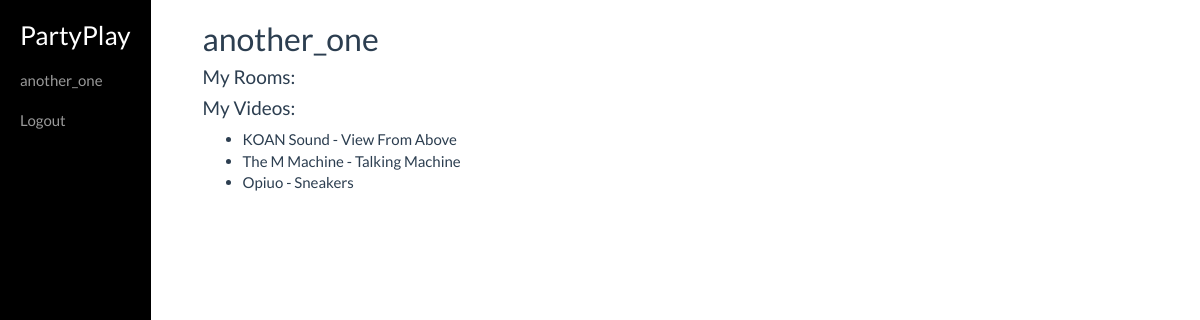
The page /profile/ (signed in) on the database as committed earlier.
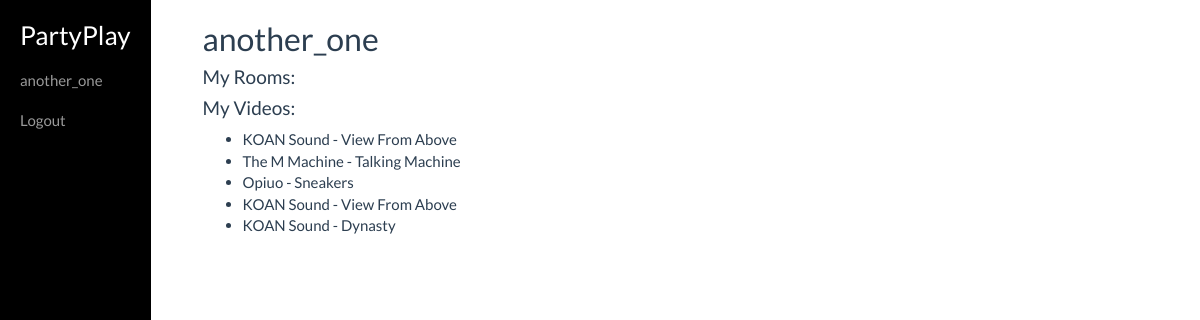
The same page on the database as committed later.
### PartyPlay/models.py (models this page shows, shortened)
class Video(models.Model):
    room = models.ForeignKey(Room, on_delete=models.CASCADE, null=True)
    videoID = models.CharField(max_length=200, default='0')
    title = models.CharField(max_length=200, default = 'default title set in Model')
    duration = models.DurationField(default=datetime.timedelta(seconds=30))
    uploader = models.ForeignKey(User, on_delete=models.CASCADE, null=True, related_name='uploader_user')
    date_uploaded = models.DateTimeField(auto_now_add=True)
    played = models.BooleanField(default = False)
    voters = models.ManyToManyField(User, related_name='vote_users', blank=True)
    pass

### PartyPlay/views.py (the view)
# urls.py: url(r'^profile/$', views.UserProfilePage.as_view(), name='user-profile'),
class UserProfilePage(LoginRequiredMixin, generic.ListView):
    model = Video
    template_name = 'partyplay/userprofile.html'
    def get_context_data(self, **kwargs):
        context = super(UserProfilePage, self).get_context_data(**kwargs)
        context['uploaded_videos'] = Video.objects.filter(uploader=self.request.user)
        context['created_rooms'] = Room.objects.filter(creator=self.request.user).all()
        return context

### PartyPlay/templates/partyplay/userprofile.html (shortened to what this page needs)
{% extends "base_generic.html" %}
{% block content %}
    <h2>{{ user.username }}</h2>
    <h4>My Rooms:</h4>
    <h4>My Videos:</h4>
    <ul>
    {% for video in uploaded_videos %}
        <li>{{ video.title }}</li>
    {% endfor %}
    </ul>
{% endblock %}

### PartyPlay/templates/base_generic.html (shortened to what this page needs)
<!DOCTYPE html>
<html lang="en">
<head>
    <link rel="stylesheet" href="https://maxcdn.bootstrapcdn.com/bootstrap/4.0.0-alpha/css/bootstrap.min.css">
    <link href="//netdna.bootstrapcdn.com/bootstrap/3.0.0/css/bootstrap-glyphicons.css" rel="stylesheet">
  {% load static %}
    <link rel="stylesheet" href="{% static 'css/styles.css' %}">
    <link rel="stylesheet" href="{% static 'css/bootstrap.css' %}">
    <link href="{% static 'css/sidebar.css'%}" rel="stylesheet">
</head>
<body>
<div class="container-fluid" id="wrapper">
    <div class="row">
      <div class="col-sm-2">
      {% block sidebar %}
        <div id="sidebar-wrapper" class="visible-md visible-lg visible-xl">
            <ul class="sidebar-nav">
                <li><a href="{% url 'rooms' %}"><h3 id="sidebar-title">PartyPlay</h3></a></li>
                {% if user.is_authenticated %}
                    <li><a href="{% url 'user-profile' %}">{{ user.get_username }}</a></li>
                    <li><a href="{% url 'logout'%}?next={{request.path}}">Logout</a></li>
                  {% else %}
                     <li><a href="{% url 'login'%}?next={{request.path}}">Login</a></li>
                {% endif %}
            </ul>
        </div>
     {% endblock %}
      </div>
      <div class="col-sm-10 ">
      {% block content %}{% endblock %}
      </div>
    </div>
</div>
</body>
</html>

### PartyPlay/static/css/styles.css (style rules this page uses)
body { padding-left: 0; margin-left: 0; border:0 }

### PartyPlay/static/css/sidebar.css (style rules this page uses)
#wrapper { padding-left:0; margin-right:0; margin-left: 0; }
#sidebar-wrapper { position: fixed; padding:0; height: 100%; background: #000; display:inline-block; }
.sidebar-nav { top: 0; margin: 0; margin-right: 20px; padding: 0; list-style: none; display: inline-block; }
.sidebar-nav li { text-indent: 20px; line-height: 40px; }
.sidebar-nav li a { display: block; text-decoration: none; color: #999999; }
#sidebar-title { color: #fff; }

Rows that differ between the two databases and show on the page:
added Video: title "KOAN Sound - View From Above"
added Video: title "KOAN Sound - Dynasty"
